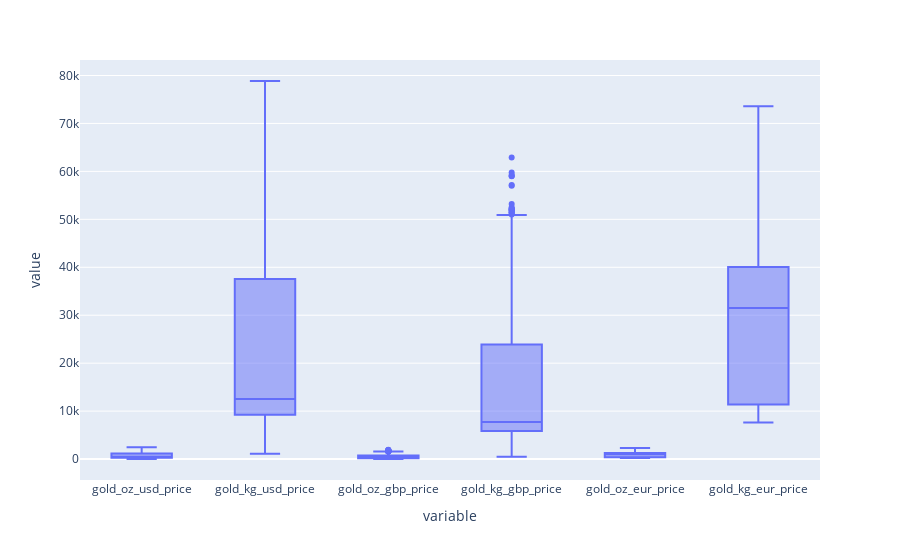

The cell this chart's notebook holds for it:
### Code cell
px.boxplot_frame(gold)

### Figure 1 — Plotly figure (JSON) as saved in the notebook; plotly's stock layout.template omitted (floating-point values rounded to 4 significant figures; data arrays with more than 128 entries replaced by an {"elided": "..."} marker saying what was removed)
{"data": [{"alignmentgroup": "True", "hovertemplate": "variable=%{x}<br>value=%{y}<extra></extra>", "legendgroup": "", "marker": {"color": "#636efa"}, "name": "", "notched": false, "offsetgroup": "", "orientation": "v", "showlegend": false, "type": "box", "x": {"elided": "7062 str values"}, "x0": " ", "xaxis": "x", "y": {"elided": "7062 float values"}, "y0": " ", "yaxis": "y"}], "layout": {"boxmode": "group", "legend": {"tracegroupgap": 0}, "margin": {"t": 60}, "xaxis": {"anchor": "y", "domain": [0, 1], "title": {"text": "variable"}}, "yaxis": {"anchor": "x", "domain": [0, 1], "title": {"text": "value"}}}}
